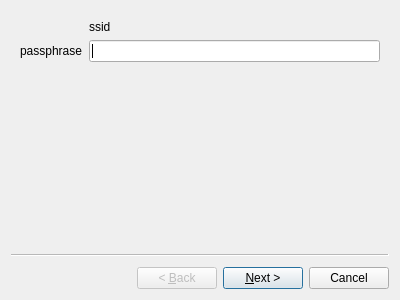
<?xml version="1.0" encoding="UTF-8"?>
<ui version="4.0">
 <class>Wizard</class>
 <widget class="QWizard" name="Wizard">
  <property name="geometry">
   <rect>
    <x>0</x>
    <y>0</y>
    <width>400</width>
    <height>300</height>
   </rect>
  </property>
  <property name="windowTitle">
   <string>Wizard</string>
  </property>
  <widget class="QWizardPage" name="wizardPage1">
   <layout class="QFormLayout" name="formLayout">
    <item row="0" column="1">
     <widget class="QLabel" name="ssidLabel">
      <property name="text">
       <string>ssid</string>
      </property>
     </widget>
    </item>
    <item row="1" column="0">
     <widget class="QLabel" name="label">
      <property name="text">
       <string>passphrase</string>
      </property>
     </widget>
    </item>
    <item row="1" column="1">
     <widget class="QLineEdit" name="passphraseLineEdit"/>
    </item>
   </layout>
  </widget>
  <widget class="QWizardPage" name="wizardPage2">
   <layout class="QFormLayout" name="formLayout_2">
    <item row="0" column="0">
     <widget class="QLabel" name="finshLabel">
      <property name="text">
       <string>TextLabel</string>
      </property>
     </widget>
    </item>
   </layout>
  </widget>
 </widget>
 <resources/>
 <connections>
  <connection>
   <sender>passphraseLineEdit</sender>
   <signal>textChanged(QString)</signal>
   <receiver>finshLabel</receiver>
   <slot>setText(QString)</slot>
   <hints>
    <hint type="sourcelabel">
     <x>235</x>
     <y>36</y>
    </hint>
    <hint type="destinationlabel">
     <x>53</x>
     <y>18</y>
    </hint>
   </hints>
  </connection>
 </connections>
</ui>
